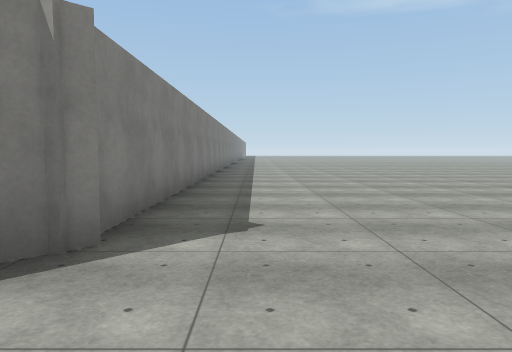
[1] (above)

17 first-person views from a walk through a 3-D level made in the Unity game engine. The camera is 1.4 m above the floor, tilts 4° down and sees 70° across. The floor is counted in squares, 2 m on a side. Each view is taken from the middle of a square. On the plan, view 1 faces up. The plan holds only what a view shows up to about 11 squares ahead; the rest is blank. The place goes on beyond the plan. The player is left out. Surface patterns are stand-ins for the level's own textures.

[2]
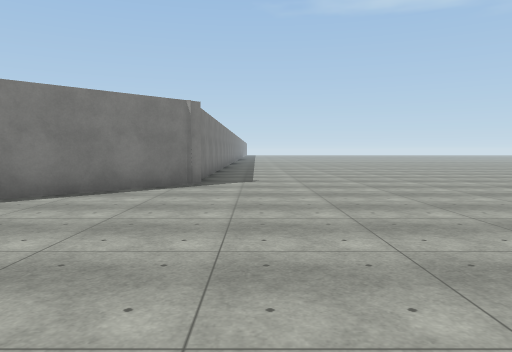

[3]
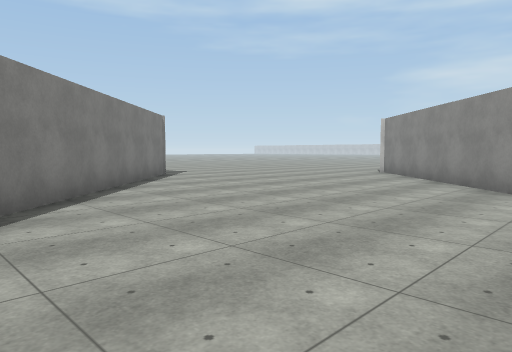

[4]
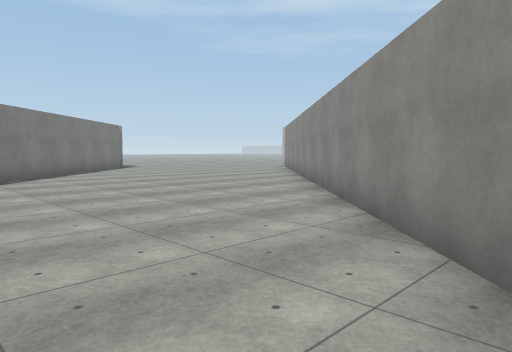

[5]
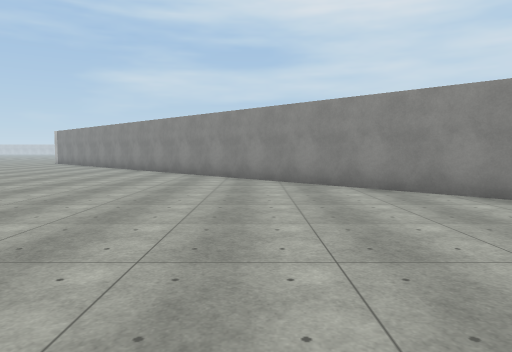

[6]
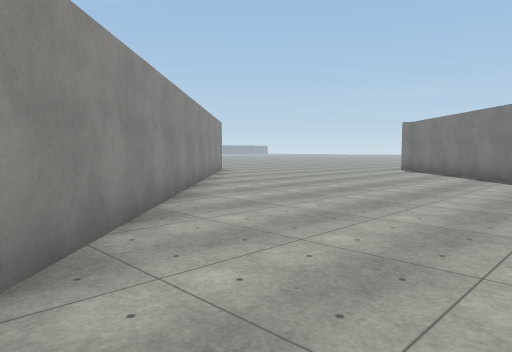

[7]
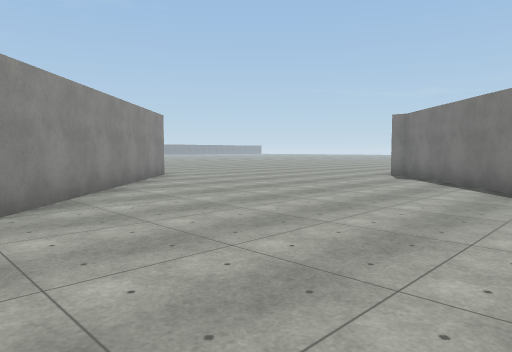

[8]
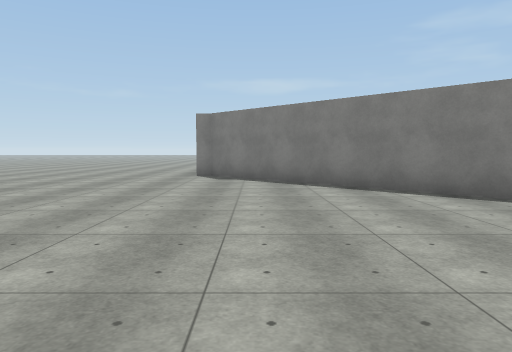

[9]
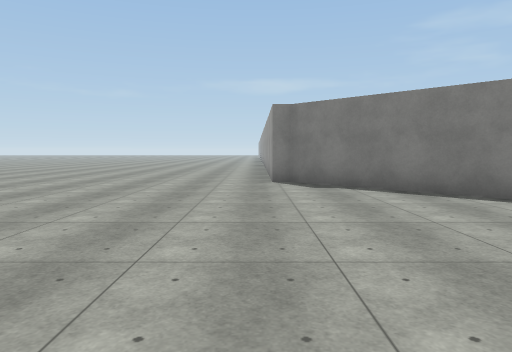

[10]
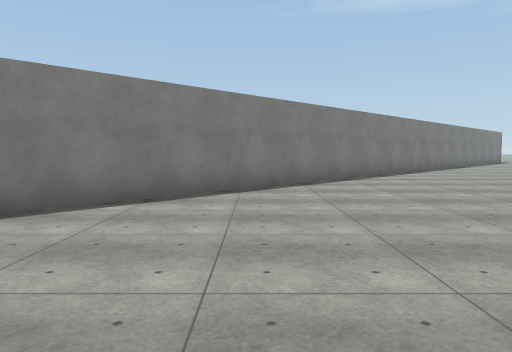

[11]
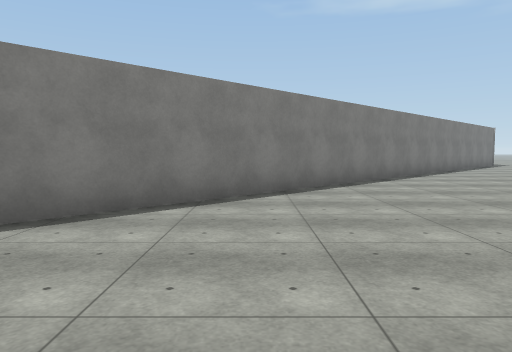

[12]
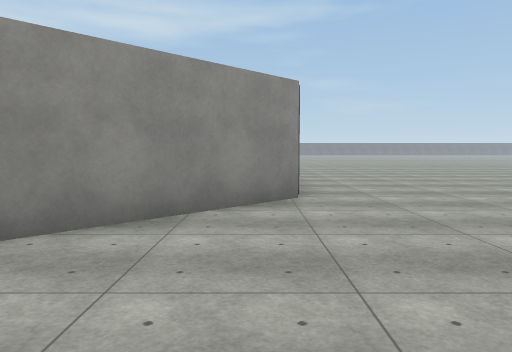

[13]
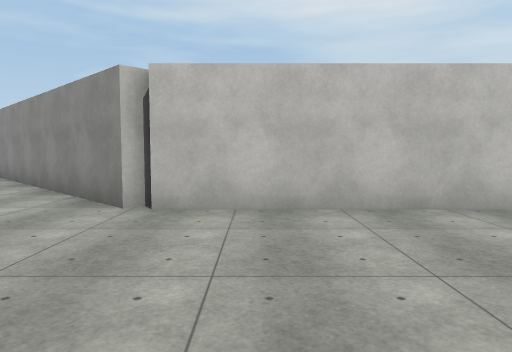

[14]
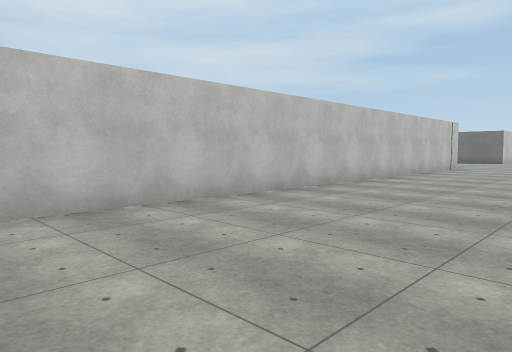

[15]
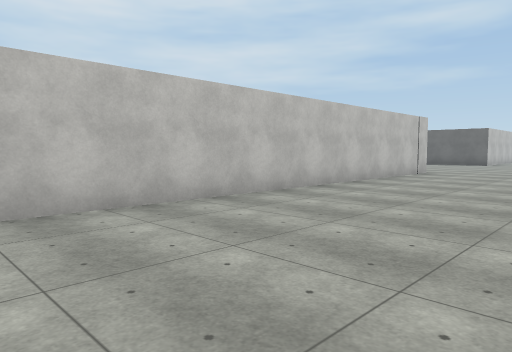

[16]
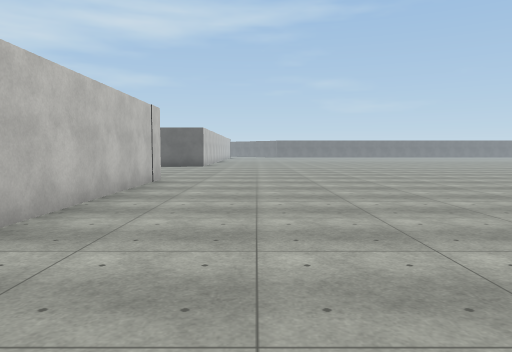

[17]
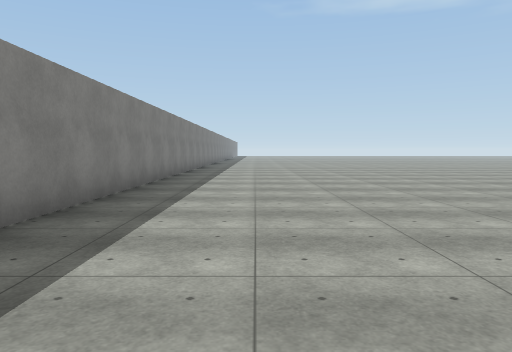

### Floor plan
Points are (right, up) in squares from view 1. A wall is a line through its corners. A room is listed if a view was taken in it or the views show most of it. See-through windows are left out.
Room 1 (views 1, 2, 3, 4, 5, 6, 7, 8, 9, 10, 11, 12, 13, 14, 15, 16, 17)
walls: (-16.3, -22.7) (-16.6, -22.4) (3.7, -2); (-1.1, 2.8) (-21.1, -17.2) (-21.1, -17.8); (-1.3, 11.5) (-1.3, 3); (-16.7, -38.9) (-16.7, -22.8)

Positions as (right, up) in squares from view 1, and headings:
1: (0, 0), facing up
2: (0, -5), facing up
3: (-7, -7), facing up-right
4: (-8, -12), facing up-right
5: (-15, -12), facing right
6: (-8, -12), facing down-left
7: (-11, -13), facing down-left
8: (-11, -16), facing left
9: (-13, -18), facing left
10: (-15, -18), facing up
11: (-12, -14), facing up
12: (-16, -17), facing down
13: (-21, -24), facing right
14: (-21, -24), facing down-right
15: (-21, -27), facing down-right
16: (-19, -30), facing down
17: (1, 3), facing up
